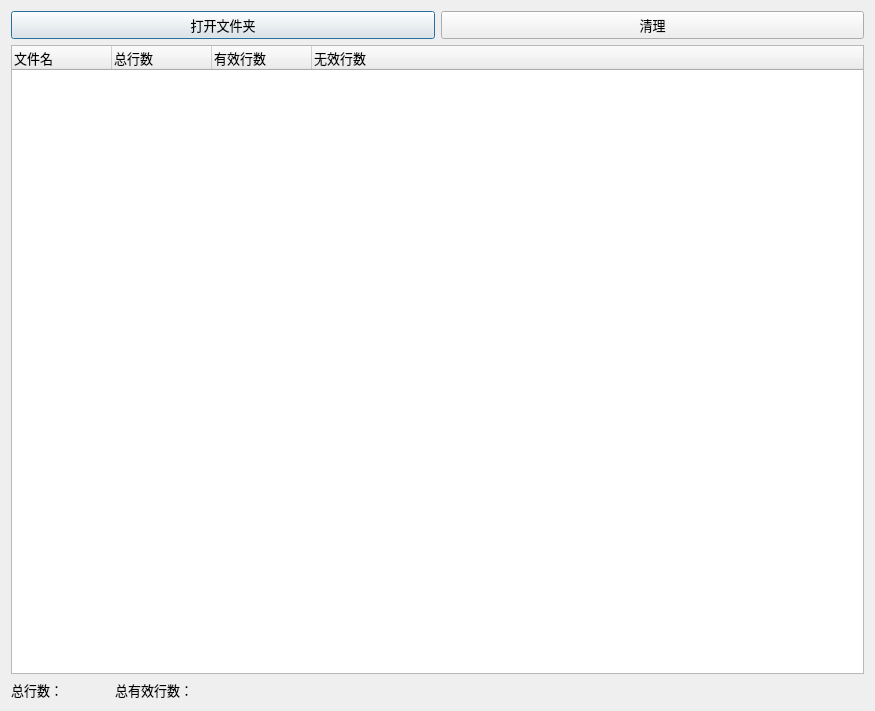
<?xml version="1.0" encoding="UTF-8"?>
<ui version="4.0">
 <class>calculateCodeNumClass</class>
 <widget class="QDialog" name="calculateCodeNumClass">
  <property name="geometry">
   <rect>
    <x>0</x>
    <y>0</y>
    <width>875</width>
    <height>711</height>
   </rect>
  </property>
  <property name="font">
   <font>
    <pointsize>10</pointsize>
   </font>
  </property>
  <property name="windowTitle">
   <string>calculateCodeNum</string>
  </property>
  <layout class="QVBoxLayout" name="verticalLayout">
   <item>
    <layout class="QHBoxLayout" name="horizontalLayout">
     <item>
      <widget class="QPushButton" name="pushButton">
       <property name="font">
        <font>
         <family>微软雅黑</family>
         <pointsize>10</pointsize>
        </font>
       </property>
       <property name="text">
        <string>打开文件夹</string>
       </property>
      </widget>
     </item>
     <item>
      <widget class="QPushButton" name="pushButton_2">
       <property name="font">
        <font>
         <family>微软雅黑</family>
         <pointsize>10</pointsize>
        </font>
       </property>
       <property name="text">
        <string>清理</string>
       </property>
      </widget>
     </item>
    </layout>
   </item>
   <item>
    <widget class="QTreeWidget" name="treeWidget">
     <column>
      <property name="text">
       <string>文件名</string>
      </property>
     </column>
     <column>
      <property name="text">
       <string>总行数</string>
      </property>
     </column>
     <column>
      <property name="text">
       <string>有效行数</string>
      </property>
     </column>
     <column>
      <property name="text">
       <string>无效行数</string>
      </property>
     </column>
    </widget>
   </item>
   <item>
    <layout class="QHBoxLayout" name="horizontalLayout_4">
     <item>
      <layout class="QHBoxLayout" name="horizontalLayout_2">
       <item>
        <widget class="QLabel" name="label">
         <property name="text">
          <string>总行数：</string>
         </property>
        </widget>
       </item>
       <item>
        <widget class="QLabel" name="label_3">
         <property name="sizePolicy">
          <sizepolicy hsizetype="Fixed" vsizetype="Fixed">
           <horstretch>0</horstretch>
           <verstretch>0</verstretch>
          </sizepolicy>
         </property>
         <property name="minimumSize">
          <size>
           <width>40</width>
           <height>20</height>
          </size>
         </property>
         <property name="text">
          <string/>
         </property>
        </widget>
       </item>
      </layout>
     </item>
     <item>
      <layout class="QHBoxLayout" name="horizontalLayout_3">
       <item>
        <widget class="QLabel" name="label_2">
         <property name="text">
          <string>总有效行数：</string>
         </property>
        </widget>
       </item>
       <item>
        <widget class="QLabel" name="label_4">
         <property name="minimumSize">
          <size>
           <width>40</width>
           <height>20</height>
          </size>
         </property>
         <property name="text">
          <string/>
         </property>
        </widget>
       </item>
      </layout>
     </item>
     <item>
      <spacer name="horizontalSpacer">
       <property name="orientation">
        <enum>Qt::Horizontal</enum>
       </property>
       <property name="sizeHint" stdset="0">
        <size>
         <width>40</width>
         <height>20</height>
        </size>
       </property>
      </spacer>
     </item>
    </layout>
   </item>
  </layout>
 </widget>
 <layoutdefault spacing="6" margin="11"/>
 <resources>
  <include location="calculatecodenum.qrc"/>
 </resources>
 <connections/>
</ui>
